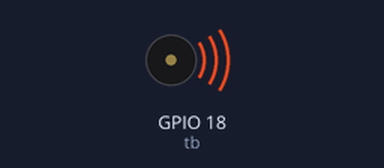
A program run on a simulated Raspberry Pi (BCM pin numbers). Shown: buzzer (waves = sounding). Threads take turns every 2 ms.

Above: at 0.1 s.
At 5.1 s:
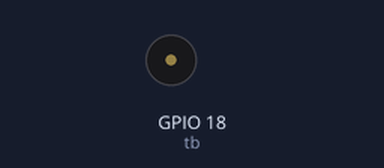
Timing chart, 0 to 6.6 s (numbered marks = the images above):
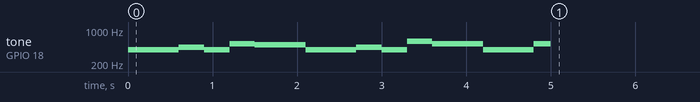

The program:

Buzzer.py
```python
#!/usr/bin/env python
# File name   : Buzzer.py
# Website     : www.Adeept.com
# Author      : Adeept
# Date        : 2025/04/19
from gpiozero import TonalBuzzer
import time
import threading
tb = TonalBuzzer(18)
class Player(threading.Thread):
    def __init__(self, *args, **kwargs):
        self.HAPPY_BIRTHDAY_SONG = [
            ["G4", 0.3], ["G4", 0.3], ["A4", 0.3], ["G4", 0.3], ["C5", 0.3], ["B4", 0.6],
            ["G4", 0.3], ["G4", 0.3], ["A4", 0.3], ["G4", 0.3], ["D5", 0.3], ["C5", 0.6],
            ["G4", 0.3], ["G4", 0.3], ["C5", 0.3], ["B4", 0.3], ["C5", 0.3], ["B4", 0.3], ["A4", 0.6],
            ["F5", 0.3], ["F5", 0.3], ["B4", 0.3], ["C5", 0.3], ["D5", 0.3], ["C5", 0.6]
        ]
        self.__flag = threading.Event()
        self.__flag.clear()
        self.MusicMode = 0

        super(Player, self).__init__(*args, **kwargs)

    def play(self, tune):
        for note, duration in tune:
            if self.MusicMode == 0:
                break
            tb.play(note)
            time.sleep(float(duration))
        tb.stop()

    def start_playing(self):
        self.MusicMode = 1
        self.resume()

    def pause(self):
        self.__flag.clear()
        tb.stop()
        self.MusicMode = 0

    def resume(self):
        self.__flag.set()

    def run(self):
        while True:
            self.__flag.wait()
            try:
                self.play(self.HAPPY_BIRTHDAY_SONG)
            except KeyboardInterrupt:
                self.pause()
                print("Program terminated by user.")

if __name__ == "__main__":
    player = Player()
    player.start()
    player.start_playing()
    time.sleep(5)
    player.pause()
```

Measured:
- by itself, tone on GPIO 18 (tb): plays 392 Hz for 0.60 s, 440 Hz for 0.30 s, 392 Hz for 0.30 s, 523 Hz for 0.30 s, 494 Hz for 0.60 s, 392 Hz for 0.60 s … (12 notes in this stretch)
